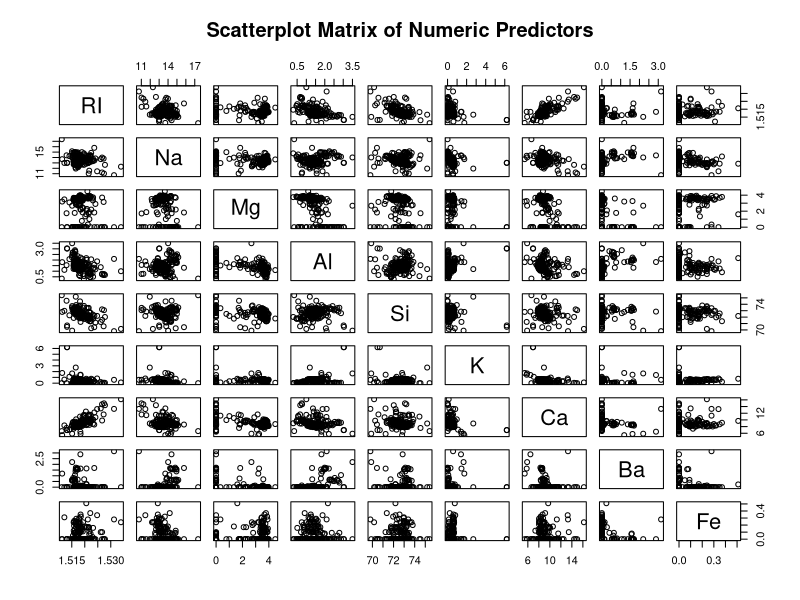
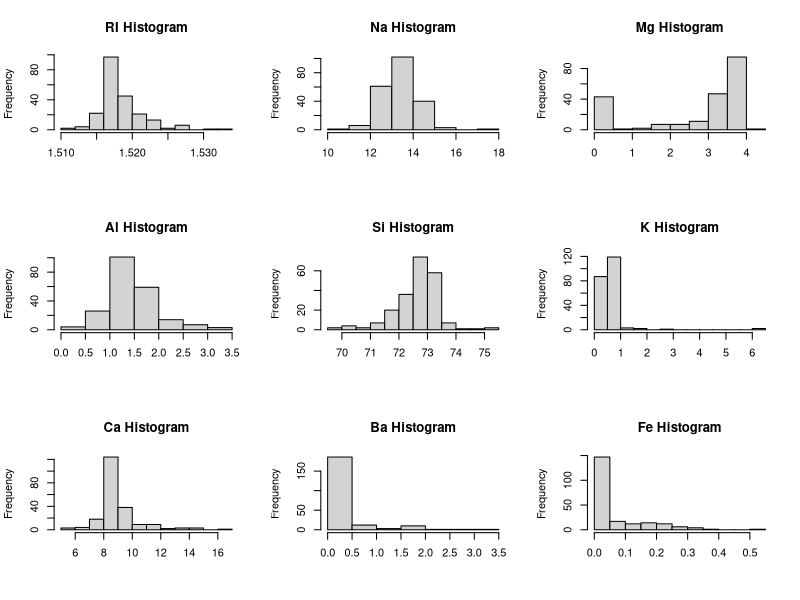
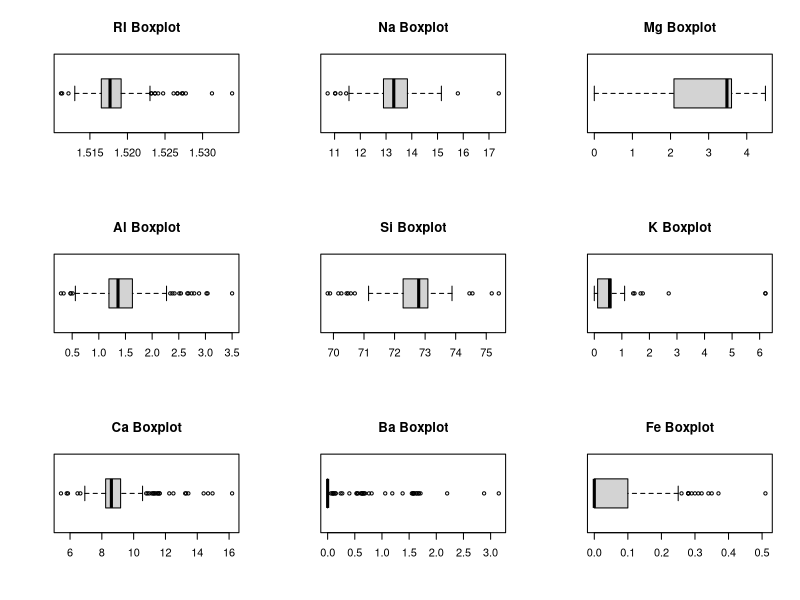

Generate these figures, in order, with R:
## ---- chunk 1
#if caret and mlbench aren't installed, install and suppress messages
if (!require("caret",quietly=TRUE)) install.packages("caret")
if (!require("mlbench",quietly=TRUE)) install.packages("mlbench")
#attach these packages and suppress message
suppressPackageStartupMessages(library(mlbench))
#call the data from the mlbench library
data(Glass)
#display  the structure of the dataset
str(Glass)
## ---- chunk 2
#subset numeric values in all rows, columns 1-9
num<-Glass[,1:9]
#create a table of scatter plots using subset of Glass data containing numerics only
plot(num,main="Scatterplot Matrix of Numeric Predictors") 
## ---- chunk 3
#set parameter for graphics to 3x3 figure
par(mfrow = c(3,3)) 
#iterate through columns in num creating histograms of data and naming each as the column name + Histogram
for (x in 1:ncol(num)) {
  hist(num[ ,x],xlab="", main = paste(names(num[x]), "Histogram"))
} 
## ---- chunk 4
#set parameter for graphics to 3x3 figure
par(mfrow = c(3,3)) 
#iterate through columns in num creating box-and-whisker plots of the data and naming each as the column name + Boxplot
for (x in 1:ncol(num)) {
  boxplot(num[ ,x], horizontal=T, main = paste(names(num[x]), "Boxplot"))
}
